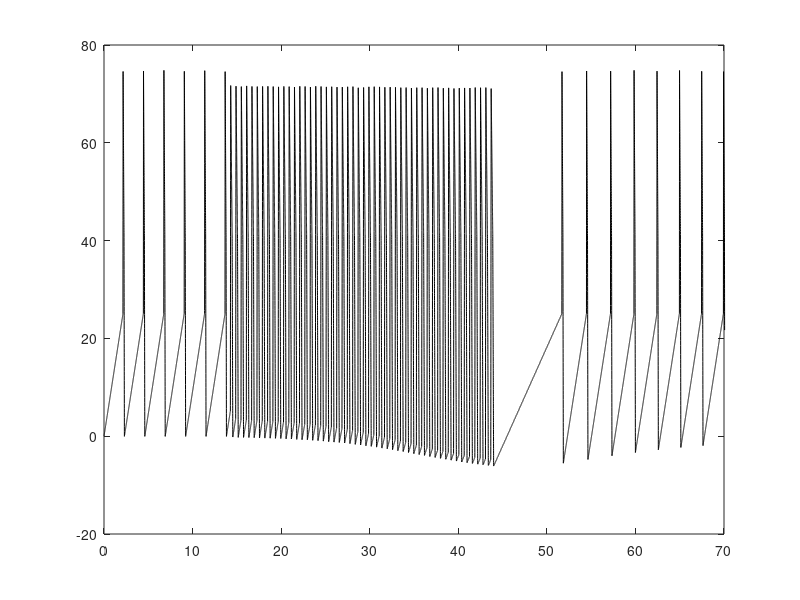

MATLAB code to generate this figure: (Note: this script raises an error after producing the figure.)

load('AV_trace_2.mat');

figure;
set(0, 'DefaultAxesColorOrder', [0.0 0.0 0.0]); %black

plot((aprecord(1,:)./1000),aprecord(3,:));
axis([0 70 -20 80]);
h = gca;
h.YTick = [-20 0 60];
xlabel('Time(s)');
ylabel('mV');
hold on;
x=0:30:600;
y=zeros(length(x),1);
plot(x,y,':');
hold on;
x=0:30:600;
y=zeros(length(x),1)-5.6;
plot(x,y,':');
set(0, 'DefaultAxesColorOrder', 'factory');
%grid on;
